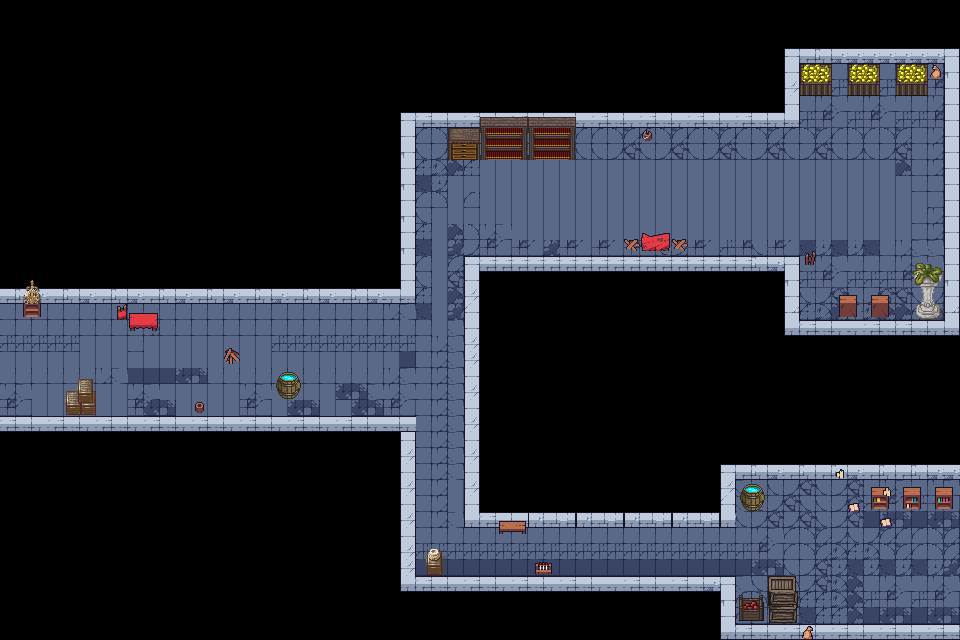

This is a level from a 2D game, rendered from its Tiled map with the project's own tilesets. A one-line summary and the map file follow, with tile-layer data summarised:
An orthogonal 60x40 tile map with 16x16 px tiles, 3 tile layers (Слой тайлов 1, Слой тайлов 2, Слой тайлов 3), 5 tilesets.

<map version="1.10" tiledversion="1.11.1" orientation="orthogonal" renderorder="right-down" width="60" height="40" tilewidth="16" tileheight="16" infinite="0" nextlayerid="4" nextobjectid="1">
 <tileset firstgid="1" source="Карта/Tileset.tsx" />
 <tileset firstgid="210" source="Карта/Objects.tsx" />
 <tileset firstgid="530" source="Карта/magecity.tsx" />
 <tileset firstgid="1970" source="Карта/Castle2.tsx" />
 <tileset firstgid="2226" source="Карта/Objects_small_details.tsx" />
 <layer id="1" name="Слой тайлов 1" width="60" height="40">
  <data>[2400 cells, 785 non-empty, 22 distinct tile ids]</data>
 </layer>
 <layer id="2" name="Слой тайлов 2" width="60" height="40">
  <data>[2400 cells, 293 non-empty, 46 distinct tile ids]</data>
 </layer>
 <layer id="3" name="Слой тайлов 3" width="60" height="40">
  <data>[2400 cells, 52 non-empty, 50 distinct tile ids]</data>
 </layer>
</map>
